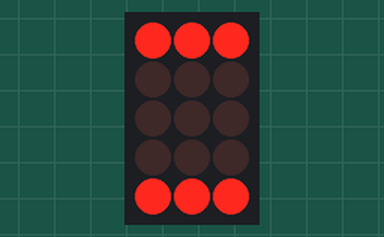
Recording of a sketch running on a simulated Arduino Uno, built with avr-gcc and run on an emulated ATmega328P. Shown: 3×5 LED matrix. Wiring (inferred from the names in the program): LED matrix (orientation assumed): rows pin 3, pin 4, pin 5, pin 6, pin 7; columns pin 10, pin 8, pin 9.

Above: at 0.3 s.
At 1.2 s:
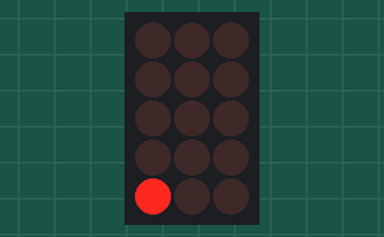
At 3.8 s:
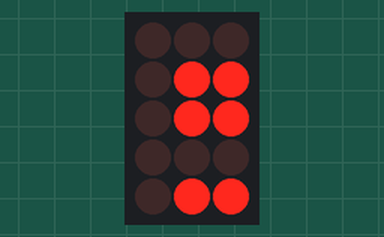
At 5.32 s:
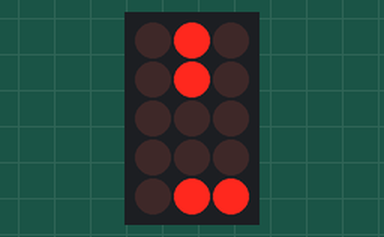
At 5.8 s:
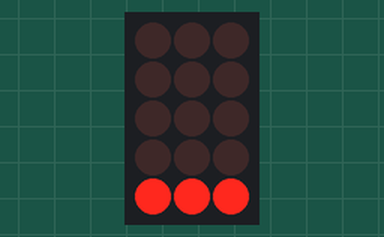
At 8.6 s:
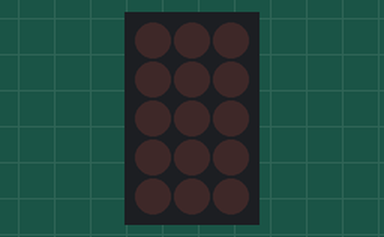

The sketch:

efeito_1.ino
```cpp
#include <TimerOne.h>

int linhas[4] = {3,4,5,6};
int colunas[4] = {7,8,9,10};
int l=0,c= 0;

int matriz[4][4]={
 {0,0,0,0},
 {0,0,0,0},
 {0,0,0,0},
 {0,0,0,0},
};

int matrix[2]={0x01,0x01};


void setup() {
  // put your setup code here, to run once:
  for(int i = 0;i<4;i++){
    pinMode(linhas[i],OUTPUT);
    pinMode(colunas[i],OUTPUT);
  }
  Timer1.initialize(1000);
  Timer1.attachInterrupt( timerIsr );
apaga_tudo();

digitalWrite(linhas[0],0);
digitalWrite(colunas[0],1);

}

void loop() {


  for(int i = 3;i>=0;i--){
    matriz[0][i]= !matriz[0][i];
    delay(100);
  }

  for(int i = 1 ;i<4;i++){
   matriz[i][0]= !matriz[i][0];
    delay(100);
  }

  for(int i = 1 ;i<4;i++){
    matriz[3][i]= !matriz[3][i];
    delay(100);
  }


  for(int i = 2;i>=1;i--){
    matriz[i][3]= !matriz[i][3];
    delay(100);
  }


  delay(1000);

  for(int i = 0;i<4;i++){
  for(int j = 0;j<4;j++){
     matriz[i][j] = !matriz[i][j];
    delay(100);
  }

}

  delay(1000);
}


void timerIsr(){
  apaga_tudo();

   if(matriz[l][c]){
         digitalWrite(linhas[l],0);
         digitalWrite(colunas[c],1);
       }

  l = (l==3?0:l+1);
  c = (l==3?c+1:c);
  c = (c==4?0:c);


}

void apaga_tudo(){
  for(int i = 0;i<4;i++){
    digitalWrite(colunas[i],0);
    digitalWrite(linhas[i],1);
  }
}
```

Measured:
- by itself, everything shown: repeats every 9.6 s, in 29 steps
- what the display in image 0 shows lasts 0.5 s, from 0.3 s to 0.8 s
- what the display in image 1 shows lasts 1.6 s, from 1.1 s to 2.7 s
- what the display in image 2 shows lasts 1.2 s, from 3.7 s to 4.9 s
- what the display in image 4 shows lasts 1.9 s, from 5.8 s to 7.7 s
